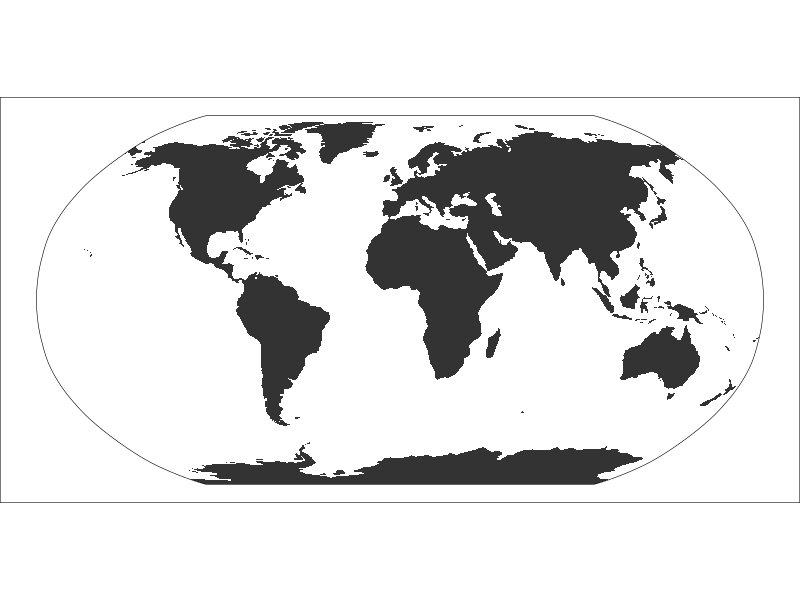

Write the R code that produced this figure.
###########################################

## Title: RobinsonWorldMap
## Description: Reprojected and plotted as robinson
## Date: 20220128
## Last edited: 2021122
## Contributors: M. Campbell
## Contacts: michelineleecampbell@gmail.com
## Notes: 

###########################################

# packages ----------------------------------------------------------------

# library(RStoolbox)
library(raster)
library(sf)
library(tidyverse)
# library(extrafont)

# data --------------------------------------------------------------------

robinson <- CRS("+proj=robin +lon_0=0 +x_0=0 +y_0=0 +datum=WGS84 +units=m +no_defs")

## to clip map to robinson. This step takes a while to run
bb <- sf::st_union(sf::st_make_grid(
  st_bbox(c(xmin = -180,
            xmax = 180,
            ymax = 90,
            ymin = -90), crs = st_crs(4326)),
  n = 100))
## reproject bounding box
bb_robinson <- st_transform(bb, as.character(robinson))

## world map data
worldsf <- rnaturalearth::ne_countries(returnclass = "sf")

## reproject world map data
worldsfrob <- st_transform(worldsf,
                           crs = "+proj=robin +lon_0=0 +x_0=0 +y_0=0 +datum=WGS84 +units=m +no_defs")

## plot
ggplot() +
  # world  map
  geom_sf(data = worldsfrob, fill = "grey20", colour = NA) + 
  # clip sf outside of bounds
  geom_sf(data=bb_robinson,
          colour='black',
          linetype='solid',
          fill = NA,
          size=0.1) +
theme_void() +
  theme(panel.background = element_rect(fill = NULL), 
        plot.background = element_rect(fill = NULL))



# 
# ggsave(filename = "C:/Users/miche/OneDrive - UNSW/conferencese/ICSHMO_2022/presentation/figures/FireMap.png",
#        plot = sisalFire,
#        # device = cairo_pdf,
#        height = 150,
#        width = 150,
#        units = "mm",
#        dpi = 900)
